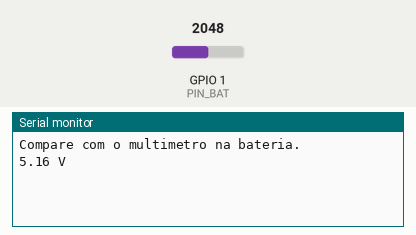
Simulated run of this sketch. Board: ESP32. On the bench: the last lines printed to the serial monitor. Inputs (shaded band) come from the test bench; at power-on: GPIO 1 (PIN_BAT) = 2048 (analog values on the 0–4095 scale).

Above: at 1.2 s.
1.3 s: GPIO 1 (PIN_BAT) set to 2866
At 1.3 s:
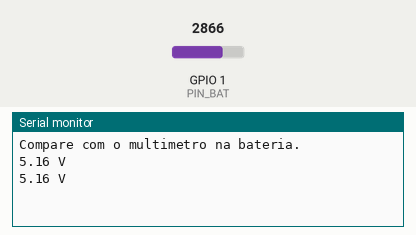
2.8 s: GPIO 1 (PIN_BAT) set to 3603
At 4.3 s:
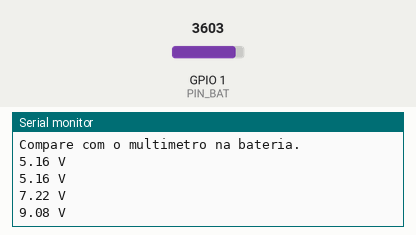
Timing chart, 0 to 5.8 s (numbered marks = the images above; inputs shaded):
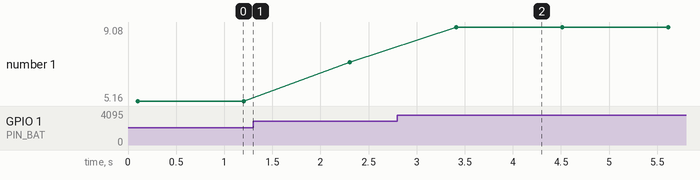

Measured:
- after the input at 2.8 s, the serial monitor: prints a new line after 0.61 s (image 2)
- plotted number 1: 5.16 → 7.22 after the input at 1.3 s, 7.22 → 9.08 after the input at 2.8 s

The sketch:

teste_bateria.ino
```cpp
/* ============================================================
   BitVolts — O meu primeiro robô
   Capítulo 10 · Teste 9 — O monitor de bateria

   Ligações: Figura 46 do livro. Divisor 100 kΩ (BAT+) / 47 kΩ (GND) com o meio no GPIO 1; 100 nF entre GPIO 1 e GND.
   Monte com a energia desligada. Confira antes de energizar.
   ============================================================ */

#define PIN_BAT       1
#define R1_KOHM     100.0
#define R2_KOHM      47.0
#define FATOR_CALIB   1.00

void setup() {
  Serial.begin(115200);
  analogReadResolution(12);

  analogSetPinAttenuation(PIN_BAT, ADC_11db);
  Serial.println("Compare com o multimetro na bateria.");
}

float lerTensao() {

  long soma = 0;
  for (int i = 0; i < 20; i++) {
    soma += analogReadMilliVolts(PIN_BAT);
    delay(5);
  }
  float v_gpio = (soma / 20.0) / 1000.0;

  float fator = R2_KOHM / (R1_KOHM + R2_KOHM);
  return (v_gpio / fator) * FATOR_CALIB;
}

void loop() {
  Serial.print(lerTensao(), 2);
  Serial.println(" V");
  delay(1000);
}
```
